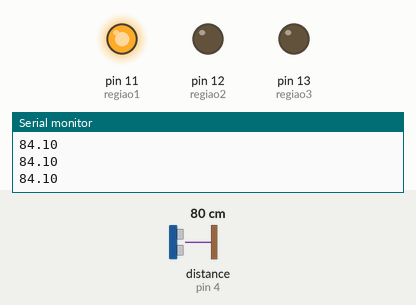
This sketch was run on a simulated Arduino Uno, built with avr-gcc and run on an emulated ATmega328P. On the bench: output pins drawn as LEDs (lit = HIGH), the last lines printed to the serial monitor. Wiring (inferred from the names in the program): ultrasonic range finder: trigger pin 5; echo pin 4. The inputs (shaded band) are chosen by the test bench; at power-on: distance to the obstacle (sensor on pin 4) 80 cm. The echo pulse lasts 58.3 µs per cm; pins used as bus, display or sensor lines are not drawn.

Above: at 1.2 s.
1.3 s: distance to the obstacle (sensor on pin 4) set to 21 cm
2.8 s: distance to the obstacle (sensor on pin 4) set to 17 cm
At 4.4 s:
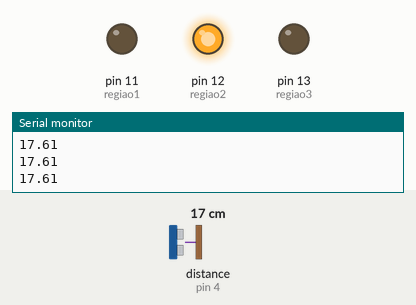
4.7 s: distance to the obstacle (sensor on pin 4) set to 11 cm
6.2 s: distance to the obstacle (sensor on pin 4) set to 8 cm
At 7.1 s:
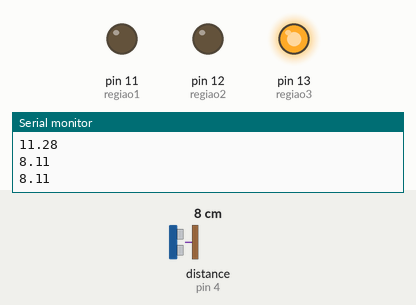
7.8 s: distance to the obstacle (sensor on pin 4) set to 18 cm
At 8.4 s:
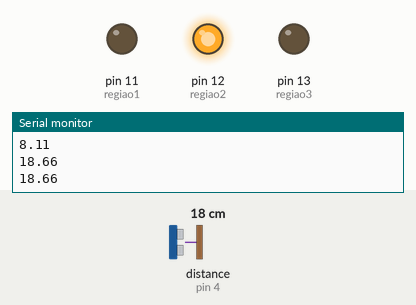
9.3 s: distance to the obstacle (sensor on pin 4) set to 2 cm
At 9.8 s:
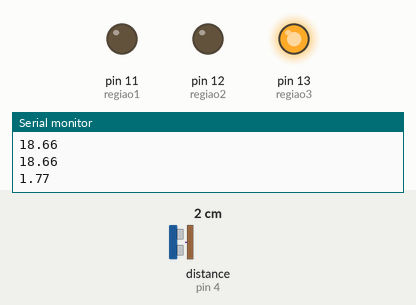
Timing chart, 0 to 11.8 s (numbered marks = the images above; inputs shaded):
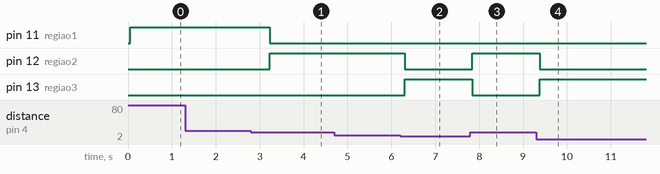

Measured:
- the behaviour switches between 20 and 19 cm on distance to the obstacle (sensor on pin 4) (found by bisection; images 0 and 1)
- the behaviour switches between 10 and 9 cm on distance to the obstacle (sensor on pin 4) (found by bisection; images 1 and 2)
- after the input at 2.8 s, pin 11 (regiao1): HIGH → LOW after 0.43 s; pin 12 (regiao2): LOW → HIGH after 0.43 s
- after the input at 6.2 s, pin 12 (regiao2): HIGH → LOW after 0.10 s; pin 13 (regiao3): LOW → HIGH after 0.10 s
- after the input at 7.8 s, pin 12 (regiao2): LOW → HIGH at once; pin 13 (regiao3): HIGH → LOW at once
- after the input at 9.3 s, pin 12 (regiao2): HIGH → LOW after 0.08 s; pin 13 (regiao3): LOW → HIGH after 0.08 s

The sketch:

arduinomaster.ino
```cpp
#define TRIGGER_PIN  5
#define ECHO_PIN     4

#define regiao3 13
#define regiao2 12
#define regiao1 11

float distancia;
float soma = 0;

void setup()
{
  pinMode(regiao3, OUTPUT);
  pinMode(regiao2, OUTPUT);
  pinMode(regiao1, OUTPUT);
  pinMode(TRIGGER_PIN, OUTPUT);
  pinMode(ECHO_PIN, INPUT);

  Serial.begin(9600);
}

void loop()
{
  soma = 0;
  for(int i = 0; i < 10; i++){
    distancia = getDistance();
    soma = soma + distancia;
    }
    soma = soma / 10;
  Serial.print(String(soma,2));
  Serial.print('\n');

  if (distancia < 10) {
    digitalWrite(regiao3, HIGH);
    digitalWrite(regiao2, LOW);
    digitalWrite(regiao1, LOW);
  }
  else if (distancia < 20) {
    digitalWrite(regiao3, LOW);
    digitalWrite(regiao2, HIGH);
    digitalWrite(regiao1, LOW);
  }
  else {
    digitalWrite(regiao3, LOW);
    digitalWrite(regiao2, LOW);
    digitalWrite(regiao1, HIGH);
  }
  delay(500);
}

float getDistance() {
  digitalWrite(TRIGGER_PIN, LOW);
  delayMicroseconds(2);
  digitalWrite(TRIGGER_PIN, HIGH);
  delayMicroseconds(10);
  digitalWrite(TRIGGER_PIN, LOW);
  return pulseIn(ECHO_PIN, HIGH) / 27.6233 / 2.0;
}
```
